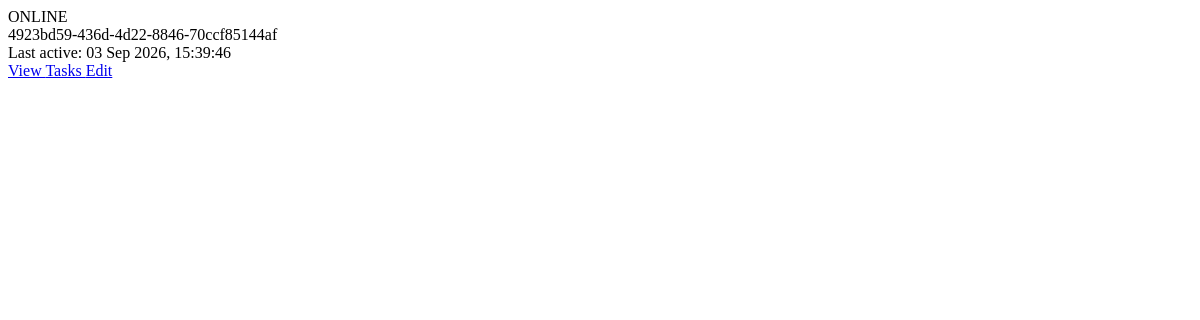
/dashboard/beacons/status, run on an earlier commit of the app's database.
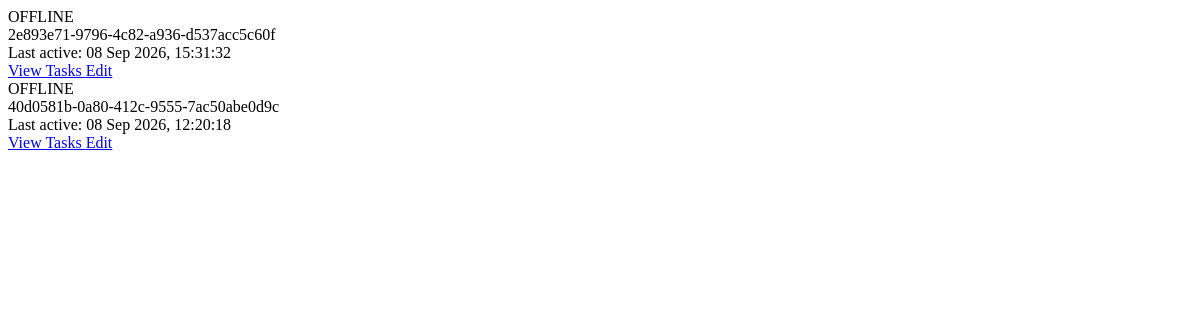
And on a later commit of the database.
### db_manager.py (models this page shows)
class Base(DeclarativeBase):
    pass

class Beacon(Base):
    __tablename__ = "beacons"
    id: Mapped[str] = mapped_column(String, primary_key=True)
    public_key: Mapped[str] = mapped_column(String)
    system_info: Mapped[str] = mapped_column(JSON)
    registered_at: Mapped[datetime] = mapped_column(DateTime)
    last_active: Mapped[datetime] = mapped_column(DateTime)
    status: Mapped[str] = mapped_column(String, default="offline")

### dashboard.py (the view)
@dashboard.route("/beacons/status")
def beacon_status():
    with get_session() as session:
        beacons = (
            session.query(Beacon)
            .order_by(Beacon.status.desc(), Beacon.last_active.desc())
            .all()
        )
    return render_template("partials/beacon_list.html", beacons=beacons)

### db_manager.py (called while the page is built)
def get_session():
    return Session(engine)

### templates/partials/beacon_list.html (shortened to what this page needs)
<div class="space-y-4">
    {% for beacon in beacons %}
    <div class="retro-card rounded-xl p-5
                transition duration-100
                hover:bg-[#28251f]">
        <div class="flex flex-col md:flex-row
                    md:items-center md:justify-between
                    gap-5">
            <div class="min-w-0">
                <div class="flex items-center gap-3 mb-3">
                    {% if beacon.status == "online" %}
                    <span class="font-black text-green-400">
                        ONLINE
                    </span>
                    {% else %}
                    <span class="font-black text-red-400">
                        OFFLINE
                    </span>
                    {% endif %}
                </div>
                <div class="font-black text-lg
                           text-[#eee7d8]
                           break-all">
                    {{ beacon.id }}
                </div>
                <div class="mt-2 text-sm text-[#9d988d]
                           flex items-center gap-2">
                    <span>
                        {% if beacon.last_active %}
                        Last active:
                        {{ beacon.last_active.strftime("%d %b %Y, %H:%M:%S") }}
                        {% else %}
                        Last active: Never
                        {% endif %}
                    </span>
                </div>
            </div>
            <div class="flex gap-3 shrink-0">
                <a href="{{ url_for('dashboard.beacon_details', beacon_id=beacon.id) }}" class="retro-btn bg-green-400
                           rounded-lg px-4 py-2
                           font-bold
                           flex items-center gap-2">
                    View
                </a>
                <a href="{{ url_for('task.view_tasks', beacon_id=beacon.id) }}" class="secondary-btn rounded-lg px-3 py-2
           flex items-center justify-center gap-2
           text-sm font-bold">
                    Tasks
                </a>
                <a href="{{ url_for('dashboard.edit_beacon', beacon_id=beacon.id) }}" class="retro-btn bg-yellow-400
                           rounded-lg px-4 py-2
                           font-bold
                           flex items-center gap-2">
                    Edit
                </a>
            </div>
        </div>
    </div>
    {% endfor %}
</div>

What changed in the data, as far as the page shows it:
removed Beacon: status "ONLINE", id "4923bd59-436d-4d22-8846-70ccf85144af", last_active "03 Sep 2026, 15:39:46"
added Beacon: status "OFFLINE", id "2e893e71-9796-4c82-a936-d537acc5c60f", last_active "08 Sep 2026, 15:31:32"
added Beacon: status "OFFLINE", id "40d0581b-0a80-412c-9555-7ac50abe0d9c", last_active "08 Sep 2026, 12:20:18"
